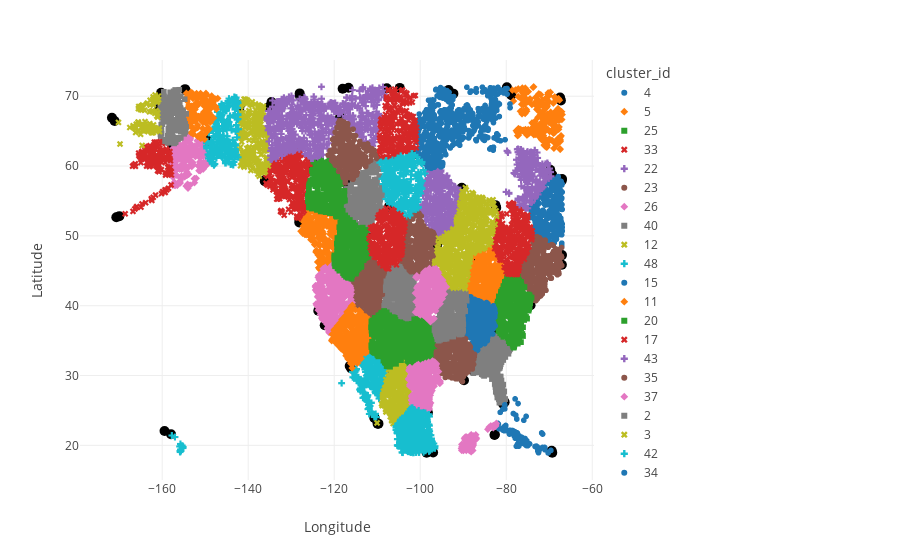

The cell this chart's notebook holds for it:
### Markdown cell above
### Visualise the results

### Code cell
fig = px.scatter(
    oa_location.query('opt_sol!="1.0"'),
    x="Longitude",
    y="Latitude",
    color="cluster_id",
    symbol="cluster_id",
    template="none",
)

max_opt_distance_df = oa_location.query('opt_sol=="1.0"')


fig.add_trace(
    go.Scatter(
        x=max_opt_distance_df.Longitude,
        y=max_opt_distance_df.Latitude,
        name="Optimal data points \n- Outer Approximation",
        mode="markers",
        text=max_opt_distance_df.cluster_id,
        marker=dict(color="black", size=10),
    )
)

fig.show()

### Figure 1 — Plotly figure (JSON) as saved in the notebook; plotly's stock layout.template omitted (floating-point values rounded to 4 significant figures; data arrays with more than 128 entries replaced by an {"elided": "..."} marker saying what was removed)
{"data": [{"hovertemplate": "cluster_id=4<br>Longitude=%{x}<br>Latitude=%{y}<extra></extra>", "legendgroup": "4", "marker": {"color": "#1F77B4", "symbol": "circle"}, "mode": "markers", "name": "4", "showlegend": true, "type": "scattergl", "x": {"elided": "278 float values"}, "xaxis": "x", "y": {"elided": "278 float values"}, "yaxis": "y"}, {"hovertemplate": "cluster_id=5<br>Longitude=%{x}<br>Latitude=%{y}<extra></extra>", "legendgroup": "5", "marker": {"color": "#FF7F0E", "symbol": "diamond"}, "mode": "markers", "name": "5", "showlegend": true, "type": "scattergl", "x": {"elided": "226 float values"}, "xaxis": "x", "y": {"elided": "226 float values"}, "yaxis": "y"}, {"hovertemplate": "cluster_id=25<br>Longitude=%{x}<br>Latitude=%{y}<extra></extra>", "legendgroup": "25", "marker": {"color": "#2CA02C", "symbol": "square"}, "mode": "markers", "name": "25", "showlegend": true, "type": "scattergl", "x": {"elided": "329 float values"}, "xaxis": "x", "y": {"elided": "329 float values"}, "yaxis": "y"}, {"hovertemplate": "cluster_id=33<br>Longitude=%{x}<br>Latitude=%{y}<extra></extra>", "legendgroup": "33", "marker": {"color": "#D62728", "symbol": "x"}, "mode": "markers", "name": "33", "showlegend": true, "type": "scattergl", "x": {"elided": "295 float values"}, "xaxis": "x", "y": {"elided": "295 float values"}, "yaxis": "y"}, {"hovertemplate": "cluster_id=22<br>Longitude=%{x}<br>Latitude=%{y}<extra></extra>", "legendgroup": "22", "marker": {"color": "#9467BD", "symbol": "cross"}, "mode": "markers", "name": "22", "showlegend": true, "type": "scattergl", "x": {"elided": "336 float values"}, "xaxis": "x", "y": {"elided": "336 float values"}, "yaxis": "y"}, {"hovertemplate": "cluster_id=23<br>Longitude=%{x}<br>Latitude=%{y}<extra></extra>", "legendgroup": "23", "marker": {"color": "#8C564B", "symbol": "circle"}, "mode": "markers", "name": "23", "showlegend": true, "type": "scattergl", "x": {"elided": "332 float values"}, "xaxis": "x", "y": {"elided": "332 float values"}, "yaxis": "y"}, {"hovertemplate": "cluster_id=26<br>Longitude=%{x}<br>Latitude=%{y}<extra></extra>", "legendgroup": "26", "marker": {"color": "#E377C2", "symbol": "diamond"}, "mode": "markers", "name": "26", "showlegend": true, "type": "scattergl", "x": {"elided": "183 float values"}, "xaxis": "x", "y": {"elided": "183 float values"}, "yaxis": "y"}, {"hovertemplate": "cluster_id=40<br>Longitude=%{x}<br>Latitude=%{y}<extra></extra>", "legendgroup": "40", "marker": {"color": "#7F7F7F", "symbol": "square"}, "mode": "markers", "name": "40", "showlegend": true, "type": "scattergl", "x": {"elided": "319 float values"}, "xaxis": "x", "y": {"elided": "319 float values"}, "yaxis": "y"}, {"hovertemplate": "cluster_id=12<br>Longitude=%{x}<br>Latitude=%{y}<extra></extra>", "legendgroup": "12", "marker": {"color": "#BCBD22", "symbol": "x"}, "mode": "markers", "name": "12", "showlegend": true, "type": "scattergl", "x": {"elided": "238 float values"}, "xaxis": "x", "y": {"elided": "238 float values"}, "yaxis": "y"}, {"hovertemplate": "cluster_id=48<br>Longitude=%{x}<br>Latitude=%{y}<extra></extra>", "legendgroup": "48", "marker": {"color": "#17BECF", "symbol": "cross"}, "mode": "markers", "name": "48", "showlegend": true, "type": "scattergl", "x": {"elided": "260 float values"}, "xaxis": "x", "y": {"elided": "260 float values"}, "yaxis": "y"}, {"hovertemplate": "cluster_id=15<br>Longitude=%{x}<br>Latitude=%{y}<extra></extra>", "legendgroup": "15", "marker": {"color": "#1F77B4", "symbol": "circle"}, "mode": "markers", "name": "15", "showlegend": true, "type": "scattergl", "x": [-74.57, -72.57, -80.76, -80.12, -72.5, -76.94, -71.59, -81.63, -80.33, -80.33, -77.65, -77.18, -69.62, -72.31, -71.77, -76.32, -72.4, -80.76, -77.54, -78.7, -82.0, -78.35, -77.41, -77.07, -71.54, -77.09, -77.07, -72.68, -75.91, -80.18, -77.38, -73.01, -75.66, -76.82, -76.18, -75.2, -72.51, -75.63, -76.59, -72.64, -71.18, -78.04, -73.3, -75.71, -80.49, -81.83, -77.78, -75.86, -75.32, -77.33, -72.63, -78.14, -79.15, -78.83, -77.88, -79.98, -75.38, -78.52, -70.26, -75.23, -77.6, -78.54, -77.54, -77.94, -77.26, -77.41, -74.98, -80.81, -76.36, -75.5, -81.4, -77.91, -81.77, -71.06, -72.78, -77.26, -71.01, -72.56, -79.25, -72.19, -80.47, -77.41, -77.61], "xaxis": "x", "y": [20.21, 19.4, 25.2, 22.85, 18.95, 21.34, 19.7, 22.37, 25.8, 25.23, 19.88, 21.2, 19.28, 19.47, 21.78, 20.28, 19.17, 22.18, 21.81, 22.13, 23.16, 24.56, 21.75, 19.9, 21.62, 20.9, 20.94, 19.51, 23.6, 22.57, 20.17, 19.9, 20.69, 21.03, 20.7, 20.65, 19.17, 20.98, 21.1, 19.16, 19.68, 21.97, 19.84, 20.27, 22.66, 23.04, 24.32, 20.88, 19.98, 19.94, 19.28, 21.34, 22.15, 22.08, 21.06, 22.12, 24.16, 22.12, 18.92, 20.42, 21.57, 21.78, 23.77, 26.65, 20.86, 21.35, 19.96, 22.45, 21.15, 20.07, 24.73, 21.03, 22.43, 19.7, 19.79, 25.99, 19.37, 19.58, 21.61, 19.5, 22.1, 21.05, 21.0], "yaxis": "y"}, {"hovertemplate": "cluster_id=11<br>Longitude=%{x}<br>Latitude=%{y}<extra></extra>", "legendgroup": "11", "marker": {"color": "#FF7F0E", "symbol": "diamond"}, "mode": "markers", "name": "11", "showlegend": true, "type": "scattergl", "x": {"elided": "321 float values"}, "xaxis": "x", "y": {"elided": "321 float values"}, "yaxis": "y"}, {"hovertemplate": "cluster_id=20<br>Longitude=%{x}<br>Latitude=%{y}<extra></extra>", "legendgroup": "20", "marker": {"color": "#2CA02C", "symbol": "square"}, "mode": "markers", "name": "20", "showlegend": true, "type": "scattergl", "x": {"elided": "377 float values"}, "xaxis": "x", "y": {"elided": "377 float values"}, "yaxis": "y"}, {"hovertemplate": "cluster_id=17<br>Longitude=%{x}<br>Latitude=%{y}<extra></extra>", "legendgroup": "17", "marker": {"color": "#D62728", "symbol": "x"}, "mode": "markers", "name": "17", "showlegend": true, "type": "scattergl", "x": {"elided": "141 float values"}, "xaxis": "x", "y": {"elided": "141 float values"}, "yaxis": "y"}, {"hovertemplate": "cluster_id=43<br>Longitude=%{x}<br>Latitude=%{y}<extra></extra>", "legendgroup": "43", "marker": {"color": "#9467BD", "symbol": "cross"}, "mode": "markers", "name": "43", "showlegend": true, "type": "scattergl", "x": {"elided": "225 float values"}, "xaxis": "x", "y": {"elided": "225 float values"}, "yaxis": "y"}, {"hovertemplate": "cluster_id=35<br>Longitude=%{x}<br>Latitude=%{y}<extra></extra>", "legendgroup": "35", "marker": {"color": "#8C564B", "symbol": "circle"}, "mode": "markers", "name": "35", "showlegend": true, "type": "scattergl", "x": {"elided": "352 float values"}, "xaxis": "x", "y": {"elided": "352 float values"}, "yaxis": "y"}, {"hovertemplate": "cluster_id=37<br>Longitude=%{x}<br>Latitude=%{y}<extra></extra>", "legendgroup": "37", "marker": {"color": "#E377C2", "symbol": "diamond"}, "mode": "markers", "name": "37", "showlegend": true, "type": "scattergl", "x": {"elided": "359 float values"}, "xaxis": "x", "y": {"elided": "359 float values"}, "yaxis": "y"}, {"hovertemplate": "cluster_id=2<br>Longitude=%{x}<br>Latitude=%{y}<extra></extra>", "legendgroup": "2", "marker": {"color": "#7F7F7F", "symbol": "square"}, "mode": "markers", "name": "2", "showlegend": true, "type": "scattergl", "x": {"elided": "279 float values"}, "xaxis": "x", "y": {"elided": "279 float values"}, "yaxis": "y"}, {"hovertemplate": "cluster_id=3<br>Longitude=%{x}<br>Latitude=%{y}<extra></extra>", "legendgroup": "3", "marker": {"color": "#BCBD22", "symbol": "x"}, "mode": "markers", "name": "3", "showlegend": true, "type": "scattergl", "x": {"elided": "325 float values"}, "xaxis": "x", "y": {"elided": "325 float values"}, "yaxis": "y"}, {"hovertemplate": "cluster_id=42<br>Longitude=%{x}<br>Latitude=%{y}<extra></extra>", "legendgroup": "42", "marker": {"color": "#17BECF", "symbol": "cross"}, "mode": "markers", "name": "42", "showlegend": true, "type": "scattergl", "x": {"elided": "206 float values"}, "xaxis": "x", "y": {"elided": "206 float values"}, "yaxis": "y"}, {"hovertemplate": "cluster_id=34<br>Longitude=%{x}<br>Latitude=%{y}<extra></extra>", "legendgroup": "34", "marker": {"color": "#1F77B4", "symbol": "circle"}, "mode": "markers", "name": "34", "showlegend": true, "type": "scattergl", "x": {"elided": "296 float values"}, "xaxis": "x", "y": {"elided": "296 float values"}, "yaxis": "y"}, {"hovertemplate": "cluster_id=13<br>Longitude=%{x}<br>Latitude=%{y}<extra></extra>", "legendgroup": "13", "marker": {"color": "#FF7F0E", "symbol": "diamond"}, "mode": "markers", "name": "13", "showlegend": true, "type": "scattergl", "x": {"elided": "327 float values"}, "xaxis": "x", "y": {"elided": "327 float values"}, "yaxis": "y"}, {"hovertemplate": "cluster_id=9<br>Longitude=%{x}<br>Latitude=%{y}<extra></extra>", "legendgroup": "9", "marker": {"color": "#2CA02C", "symbol": "square"}, "mode": "markers", "name": "9", "showlegend": true, "type": "scattergl", "x": {"elided": "323 float values"}, "xaxis": "x", "y": {"elided": "323 float values"}, "yaxis": "y"}, {"hovertemplate": "cluster_id=41<br>Longitude=%{x}<br>Latitude=%{y}<extra></extra>", "legendgroup": "41", "marker": {"color": "#D62728", "symbol": "x"}, "mode": "markers", "name": "41", "showlegend": true, "type": "scattergl", "x": {"elided": "336 float values"}, "xaxis": "x", "y": {"elided": "336 float values"}, "yaxis": "y"}, {"hovertemplate": "cluster_id=49<br>Longitude=%{x}<br>Latitude=%{y}<extra></extra>", "legendgroup": "49", "marker": {"color": "#9467BD", "symbol": "cross"}, "mode": "markers", "name": "49", "showlegend": true, "type": "scattergl", "x": {"elided": "163 float values"}, "xaxis": "x", "y": {"elided": "163 float values"}, "yaxis": "y"}, {"hovertemplate": "cluster_id=8<br>Longitude=%{x}<br>Latitude=%{y}<extra></extra>", "legendgroup": "8", "marker": {"color": "#8C564B", "symbol": "circle"}, "mode": "markers", "name": "8", "showlegend": true, "type": "scattergl", "x": {"elided": "326 float values"}, "xaxis": "x", "y": {"elided": "326 float values"}, "yaxis": "y"}, {"hovertemplate": "cluster_id=29<br>Longitude=%{x}<br>Latitude=%{y}<extra></extra>", "legendgroup": "29", "marker": {"color": "#E377C2", "symbol": "diamond"}, "mode": "markers", "name": "29", "showlegend": true, "type": "scattergl", "x": {"elided": "278 float values"}, "xaxis": "x", "y": {"elided": "278 float values"}, "yaxis": "y"}, {"hovertemplate": "cluster_id=14<br>Longitude=%{x}<br>Latitude=%{y}<extra></extra>", "legendgroup": "14", "marker": {"color": "#7F7F7F", "symbol": "square"}, "mode": "markers", "name": "14", "showlegend": true, "type": "scattergl", "x": {"elided": "290 float values"}, "xaxis": "x", "y": {"elided": "290 float values"}, "yaxis": "y"}, {"hovertemplate": "cluster_id=39<br>Longitude=%{x}<br>Latitude=%{y}<extra></extra>", "legendgroup": "39", "marker": {"color": "#BCBD22", "symbol": "x"}, "mode": "markers", "name": "39", "showlegend": true, "type": "scattergl", "x": {"elided": "321 float values"}, "xaxis": "x", "y": {"elided": "321 float values"}, "yaxis": "y"}, {"hovertemplate": "cluster_id=46<br>Longitude=%{x}<br>Latitude=%{y}<extra></extra>", "legendgroup": "46", "marker": {"color": "#17BECF", "symbol": "cross"}, "mode": "markers", "name": "46", "showlegend": true, "type": "scattergl", "x": {"elided": "361 float values"}, "xaxis": "x", "y": {"elided": "361 float values"}, "yaxis": "y"}, {"hovertemplate": "cluster_id=6<br>Longitude=%{x}<br>Latitude=%{y}<extra></extra>", "legendgroup": "6", "marker": {"color": "#1F77B4", "symbol": "circle"}, "mode": "markers", "name": "6", "showlegend": true, "type": "scattergl", "x": {"elided": "312 float values"}, "xaxis": "x", "y": {"elided": "312 float values"}, "yaxis": "y"}, {"hovertemplate": "cluster_id=21<br>Longitude=%{x}<br>Latitude=%{y}<extra></extra>", "legendgroup": "21", "marker": {"color": "#FF7F0E", "symbol": "diamond"}, "mode": "markers", "name": "21", "showlegend": true, "type": "scattergl", "x": {"elided": "216 float values"}, "xaxis": "x", "y": {"elided": "216 float values"}, "yaxis": "y"}, {"hovertemplate": "cluster_id=27<br>Longitude=%{x}<br>Latitude=%{y}<extra></extra>", "legendgroup": "27", "marker": {"color": "#2CA02C", "symbol": "square"}, "mode": "markers", "name": "27", "showlegend": true, "type": "scattergl", "x": {"elided": "269 float values"}, "xaxis": "x", "y": {"elided": "269 float values"}, "yaxis": "y"}, {"hovertemplate": "cluster_id=19<br>Longitude=%{x}<br>Latitude=%{y}<extra></extra>", "legendgroup": "19", "marker": {"color": "#D62728", "symbol": "x"}, "mode": "markers", "name": "19", "showlegend": true, "type": "scattergl", "x": {"elided": "257 float values"}, "xaxis": "x", "y": {"elided": "257 float values"}, "yaxis": "y"}, {"hovertemplate": "cluster_id=45<br>Longitude=%{x}<br>Latitude=%{y}<extra></extra>", "legendgroup": "45", "marker": {"color": "#9467BD", "symbol": "cross"}, "mode": "markers", "name": "45", "showlegend": true, "type": "scattergl", "x": {"elided": "207 float values"}, "xaxis": "x", "y": {"elided": "207 float values"}, "yaxis": "y"}, {"hovertemplate": "cluster_id=10<br>Longitude=%{x}<br>Latitude=%{y}<extra></extra>", "legendgroup": "10", "marker": {"color": "#8C564B", "symbol": "circle"}, "mode": "markers", "name": "10", "showlegend": true, "type": "scattergl", "x": {"elided": "285 float values"}, "xaxis": "x", "y": {"elided": "285 float values"}, "yaxis": "y"}, {"hovertemplate": "cluster_id=16<br>Longitude=%{x}<br>Latitude=%{y}<extra></extra>", "legendgroup": "16", "marker": {"color": "#E377C2", "symbol": "diamond"}, "mode": "markers", "name": "16", "showlegend": true, "type": "scattergl", "x": [-87.66, -87.91, -88.89, -88.16, -88.07, -89.94, -87.08, -83.04, -90.31, -88.11, -89.74, -87.8, -87.94, -89.04, -87.91, -89.44, -82.43, -88.72, -88.25, -88.01, -87.83, -89.13, -82.99, -87.87, -88.29, -83.97, -88.24, -88.86, -89.58, -89.73, -89.55, -89.15, -89.44, -83.02, -90.45, -82.42, -87.2, -89.71, -89.45, -87.76, -90.34, -83.92, -88.57, -89.52, -89.29, -86.91, -88.31, -89.22, -83.05, -82.31, -88.99, -89.43, -87.68, -88.16, -89.21, -90.36, -88.58, -88.27, -89.62, -83.59, -87.07, -88.58, -87.57, -87.01, -87.63, -89.31, -84.29, -88.05, -87.58, -88.66, -90.08, -88.24, -87.01, -90.06, -88.07, -88.15, -89.16, -89.04, -89.64, -89.98, -88.34, -87.74, -89.23, -82.47, -88.56, -88.25, -89.63, -88.43], "xaxis": "x", "y": [21.33, 19.74, 19.53, 19.65, 19.35, 19.25, 20.88, 22.51, 19.8, 20.73, 19.53, 21.06, 19.81, 21.05, 20.54, 20.66, 22.95, 19.37, 21.14, 20.62, 20.17, 19.94, 22.52, 21.06, 21.19, 22.62, 20.02, 19.52, 19.57, 20.96, 19.48, 19.65, 21.17, 22.85, 19.56, 22.78, 20.83, 19.76, 21.19, 19.27, 20.15, 22.56, 19.91, 20.7, 19.26, 21.03, 20.48, 20.48, 22.77, 23.16, 21.05, 20.99, 19.98, 19.07, 21.2, 19.27, 19.26, 19.82, 21.13, 22.8, 21.52, 21.22, 21.36, 21.01, 20.2, 20.65, 22.3, 21.47, 21.27, 19.56, 19.36, 20.35, 20.85, 19.9, 19.56, 21.53, 20.26, 21.1, 19.65, 19.6, 20.36, 20.84, 21.16, 22.96, 19.25, 20.78, 19.8, 21.37], "yaxis": "y"}, {"hovertemplate": "cluster_id=38<br>Longitude=%{x}<br>Latitude=%{y}<extra></extra>", "legendgroup": "38", "marker": {"color": "#7F7F7F", "symbol": "square"}, "mode": "markers", "name": "38", "showlegend": true, "type": "scattergl", "x": {"elided": "308 float values"}, "xaxis": "x", "y": {"elided": "308 float values"}, "yaxis": "y"}, {"hovertemplate": "cluster_id=0<br>Longitude=%{x}<br>Latitude=%{y}<extra></extra>", "legendgroup": "0", "marker": {"color": "#BCBD22", "symbol": "x"}, "mode": "markers", "name": "0", "showlegend": true, "type": "scattergl", "x": {"elided": "317 float values"}, "xaxis": "x", "y": {"elided": "317 float values"}, "yaxis": "y"}, {"hovertemplate": "cluster_id=28<br>Longitude=%{x}<br>Latitude=%{y}<extra></extra>", "legendgroup": "28", "marker": {"color": "#17BECF", "symbol": "cross"}, "mode": "markers", "name": "28", "showlegend": true, "type": "scattergl", "x": {"elided": "321 float values"}, "xaxis": "x", "y": {"elided": "321 float values"}, "yaxis": "y"}, {"hovertemplate": "cluster_id=18<br>Longitude=%{x}<br>Latitude=%{y}<extra></extra>", "legendgroup": "18", "marker": {"color": "#1F77B4", "symbol": "circle"}, "mode": "markers", "name": "18", "showlegend": true, "type": "scattergl", "x": {"elided": "190 float values"}, "xaxis": "x", "y": {"elided": "190 float values"}, "yaxis": "y"}, {"hovertemplate": "cluster_id=1<br>Longitude=%{x}<br>Latitude=%{y}<extra></extra>", "legendgroup": "1", "marker": {"color": "#FF7F0E", "symbol": "diamond"}, "mode": "markers", "name": "1", "showlegend": true, "type": "scattergl", "x": {"elided": "135 float values"}, "xaxis": "x", "y": {"elided": "135 float values"}, "yaxis": "y"}, {"hovertemplate": "cluster_id=36<br>Longitude=%{x}<br>Latitude=%{y}<extra></extra>", "legendgroup": "36", "marker": {"color": "#2CA02C", "symbol": "square"}, "mode": "markers", "name": "36", "showlegend": true, "type": "scattergl", "x": {"elided": "328 float values"}, "xaxis": "x", "y": {"elided": "328 float values"}, "yaxis": "y"}, {"hovertemplate": "cluster_id=31<br>Longitude=%{x}<br>Latitude=%{y}<extra></extra>", "legendgroup": "31", "marker": {"color": "#D62728", "symbol": "x"}, "mode": "markers", "name": "31", "showlegend": true, "type": "scattergl", "x": {"elided": "288 float values"}, "xaxis": "x", "y": {"elided": "288 float values"}, "yaxis": "y"}, {"hovertemplate": "cluster_id=7<br>Longitude=%{x}<br>Latitude=%{y}<extra></extra>", "legendgroup": "7", "marker": {"color": "#9467BD", "symbol": "cross"}, "mode": "markers", "name": "7", "showlegend": true, "type": "scattergl", "x": {"elided": "223 float values"}, "xaxis": "x", "y": {"elided": "223 float values"}, "yaxis": "y"}, {"hovertemplate": "cluster_id=32<br>Longitude=%{x}<br>Latitude=%{y}<extra></extra>", "legendgroup": "32", "marker": {"color": "#8C564B", "symbol": "circle"}, "mode": "markers", "name": "32", "showlegend": true, "type": "scattergl", "x": {"elided": "235 float values"}, "xaxis": "x", "y": {"elided": "235 float values"}, "yaxis": "y"}, {"hovertemplate": "cluster_id=44<br>Longitude=%{x}<br>Latitude=%{y}<extra></extra>", "legendgroup": "44", "marker": {"color": "#E377C2", "symbol": "diamond"}, "mode": "markers", "name": "44", "showlegend": true, "type": "scattergl", "x": {"elided": "270 float values"}, "xaxis": "x", "y": {"elided": "270 float values"}, "yaxis": "y"}, {"hovertemplate": "cluster_id=30<br>Longitude=%{x}<br>Latitude=%{y}<extra></extra>", "legendgroup": "30", "marker": {"color": "#7F7F7F", "symbol": "square"}, "mode": "markers", "name": "30", "showlegend": true, "type": "scattergl", "x": {"elided": "165 float values"}, "xaxis": "x", "y": {"elided": "165 float values"}, "yaxis": "y"}, {"hovertemplate": "cluster_id=47<br>Longitude=%{x}<br>Latitude=%{y}<extra></extra>", "legendgroup": "47", "marker": {"color": "#BCBD22", "symbol": "x"}, "mode": "markers", "name": "47", "showlegend": true, "type": "scattergl", "x": [-164.7, -164.5, -162.1, -161.1, -162.4, -161.1, -162.0, -166.2, -166.2, -162.3, -162.8, -165.1, -163.4, -161.9, -164.0, -161.5, -164.7, -160.8, -161.4, -165.0, -165.1, -162.1, -162.2, -169.8, -163.6, -164.1, -163.3, -165.5, -161.2, -161.8, -162.1, -166.3, -162.5, -162.1, -166.8, -161.5, -164.6, -164.3, -164.9, -166.1, -166.7, -163.2, -165.5, -161.9, -160.9, -162.0, -160.8, -161.6, -161.7, -163.4, -164.7, -165.5, -164.2, -164.8, -163.6, -162.9, -163.8, -161.2, -161.7, -161.9, -160.7, -164.2, -166.6, -167.5, -162.2, -162.9, -162.8, -170.2, -162.2, -165.5, -162.3, -165.6, -165.5, -166.2, -166.0, -160.9, -161.1, -160.6, -164.9, -161.6, -164.3, -161.1, -165.6], "xaxis": "x", "y": [65.08, 65.96, 65.08, 67.54, 67.86, 69.24, 65.89, 64.8, 65.59, 65.0, 68.72, 68.4, 65.5, 69.38, 66.37, 67.93, 68.02, 69.52, 67.9, 64.55, 68.11, 64.8, 67.92, 63.16, 65.04, 68.0, 64.93, 65.13, 67.15, 65.5, 68.76, 65.36, 64.78, 69.91, 65.77, 69.33, 68.75, 65.96, 65.52, 65.46, 65.72, 65.72, 68.53, 65.12, 70.02, 69.52, 65.34, 70.19, 67.56, 69.02, 62.95, 68.23, 65.13, 68.43, 68.89, 66.08, 65.22, 69.12, 69.72, 65.19, 65.42, 65.14, 65.65, 65.52, 65.34, 67.77, 69.43, 66.25, 69.58, 65.99, 64.78, 66.3, 66.07, 65.52, 66.0, 65.2, 67.64, 64.93, 68.61, 65.07, 65.63, 67.01, 66.31], "yaxis": "y"}, {"hovertemplate": "cluster_id=24<br>Longitude=%{x}<br>Latitude=%{y}<extra></extra>", "legendgroup": "24", "marker": {"color": "#17BECF", "symbol": "cross"}, "mode": "markers", "name": "24", "showlegend": true, "type": "scattergl", "x": [-155.6, -155.6, -155.9, -155.9, -157.8, -155.6, -155.2, -157.0, -155.7, -155.8, -155.3, -155.1, -155.8], "xaxis": "x", "y": [19.2, 19.32, 19.19, 19.84, 21.41, 19.9, 19.62, 21.19, 19.4, 19.04, 19.95, 19.77, 20.21], "yaxis": "y"}, {"marker": {"color": "black", "size": 10}, "mode": "markers", "name": "Optimal data points \n- Outer Approximation", "text": ["23", "24", "14", "25", "34", "4", "12", "15", "40", "29", "28", "2", "38", "17", "1", "18", "42", "9", "37", "12", "32", "39", "28", "27", "40", "6", "5", "39", "26", "48", "47", "46", "36", "15", "27", "20", "10", "36", "21", "37", "29", "49", "24", "19", "6", "19", "0", "13", "0", "25", "48", "31", "20", "2", "43", "30", "11", "26", "42", "35", "32", "22", "10", "44", "11", "21", "9", "7", "41", "3", "16", "45", "33", "22", "35", "13", "16", "17", "7", "8", "8", "43", "23", "3", "33", "45", "18", "41", "5", "38", "31", "4", "44", "49", "14", "34", "46", "47", "1", "30"], "type": "scatter", "x": [-67.06, -159.5, -104.4, -96.57, -82.47, -67.02, -141.9, -69.44, -80.38, -98.5, -101.0, -116.8, -90.05, -170.7, -154.7, -78.81, -149.7, -120.0, -122.2, -142.1, -118.8, -82.33, -101.6, -125.1, -80.72, -92.29, -128.1, -82.51, -157.7, -110.6, -171.1, -97.0, -107.1, -69.3, -125.4, -74.34, -96.04, -107.3, -67.29, -123.7, -98.2, -118.0, -157.9, -107.8, -93.4, -104.8, -88.26, -116.0, -88.16, -98.15, -110.7, -107.3, -74.06, -117.0, -134.6, -160.6, -80.2, -157.9, -149.8, -115.7, -118.6, -90.35, -96.59, -97.3, -80.08, -67.48, -120.1, -128.0, -73.76, -109.7, -82.73, -69.34, -136.1, -90.45, -115.2, -116.4, -82.65, -170.0, -128.0, -89.82, -87.95, -135.2, -67.03, -109.9, -136.2, -69.77, -79.85, -73.87, -128.1, -89.96, -112.1, -67.11, -97.14, -116.7, -104.9, -82.36, -98.52, -171.7, -154.5, -160.3], "y": [45.86, 22.06, 37.62, 32.65, 35.88, 58.15, 68.79, 19.21, 26.19, 24.79, 61.7, 57.39, 35.99, 52.66, 71.02, 70.15, 63.78, 45.89, 37.21, 68.34, 66.68, 54.04, 61.9, 60.62, 25.92, 70.37, 51.92, 54.4, 62.52, 23.94, 66.46, 18.99, 31.16, 18.95, 60.11, 40.07, 48.73, 31.13, 69.4, 39.28, 24.68, 71.08, 21.6, 71.15, 70.9, 71.19, 47.67, 31.02, 46.83, 32.13, 23.92, 54.16, 40.91, 57.3, 69.17, 68.27, 43.77, 61.25, 63.42, 40.22, 67.03, 56.88, 49.99, 37.66, 44.7, 69.82, 46.44, 70.02, 50.55, 23.11, 21.48, 58.79, 58.0, 56.73, 40.07, 31.36, 21.56, 52.83, 70.41, 29.32, 30.8, 68.46, 47.25, 23.11, 57.83, 59.47, 71.29, 50.14, 52.26, 36.36, 50.57, 57.89, 37.66, 71.22, 37.87, 36.79, 18.94, 66.93, 70.82, 70.51]}], "layout": {"legend": {"title": {"text": "cluster_id"}, "tracegroupgap": 0}, "margin": {"t": 60}, "xaxis": {"anchor": "y", "domain": [0, 1], "title": {"text": "Longitude"}}, "yaxis": {"anchor": "x", "domain": [0, 1], "title": {"text": "Latitude"}}}}
